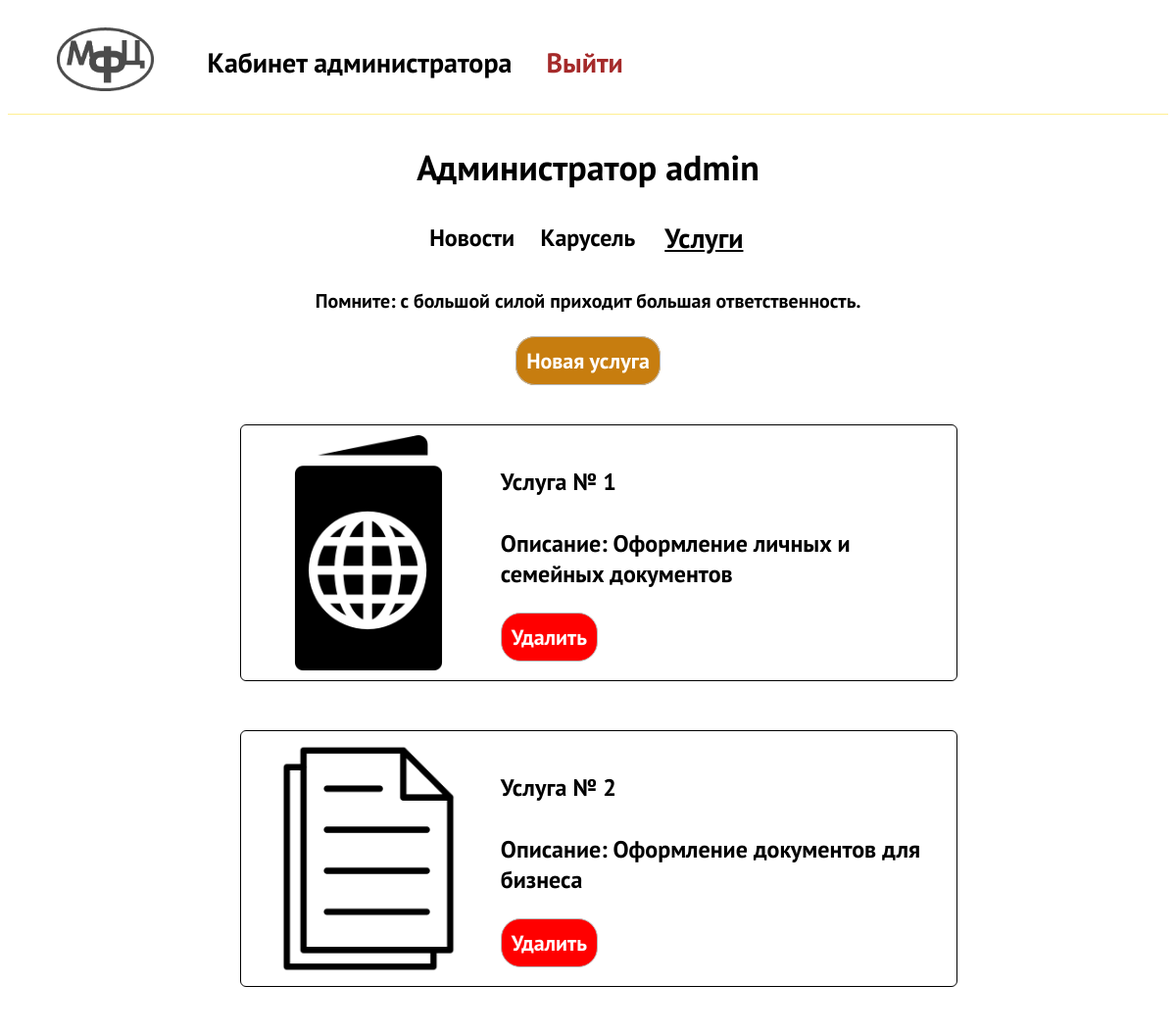
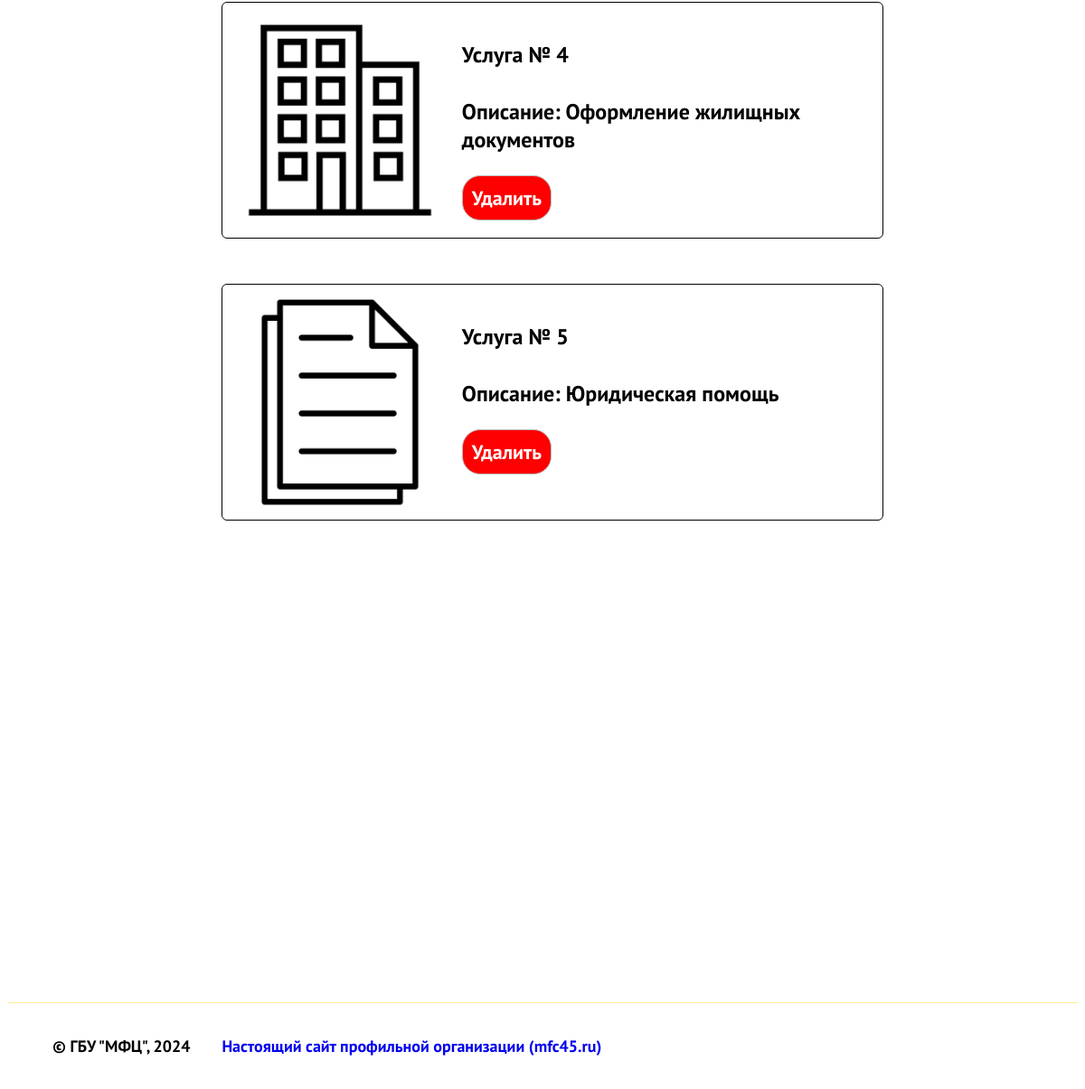
The app's page /admin/services.php (signed in) with its own data (2 pictures, top to bottom).
### tables this page shows
CREATE TABLE `services` (
  `id` int(11) NOT NULL,
  `imageaddress` varchar(128) NOT NULL,
  `description` varchar(75) NOT NULL
);

### admin/services.php (the view, shortened to what this page needs)
<!DOCTYPE html>
<html lang="en">
<head>
    <link rel="stylesheet" type="text/css" href="../css/rooms.css">
    <link rel="stylesheet" type="text/css" href="../css/style.css">
</head>
<body>
    <nav class="navbar">
        <ul>
            <li class="logo">
                <a href="adminlogin.php">
                    <img id="mfclogo" src = "../media/img/logobw.png" height="65" alt = "img">
                </a>
            </li>
            <li>
                <a href="adminroom.php" style="font-size: 28px;">
                    Кабинет администратора
                </a>
            </li>
            <li>
                <a href="logic/logout.php" style="font-size: 28px; color:brown">
                    Выйти
                </a>
            </li>
        </ul>
    </nav>
    <div class="adminzone">
    <?php
    require_once('logic/db.php');
    if (isset($_SESSION['admin_login']))
    {
        $login = $_SESSION['admin_login'];
        $sql = "SELECT * FROM `admins` WHERE login = '$login'";
        $result = $conn->query($sql);
        if ($result->num_rows > 0)
        {
            $row = $result->fetch_assoc();
            echo "<h2>Администратор  " . $row['login'] . "</h2>";
            echo '<div class = "sections">';
            echo '<a href="adminroom.php">Новости</a>';
            echo '<a href="carousel.php">Карусель</a>';
            echo '<a id = "selected" href="services.php">Услуги</a>';
            echo '</div>';
            echo '<div class = "addsomenews">';
            echo '<h5>Помните: с большой силой приходит большая ответственность.</h5>';
            echo '<a href="serviceadder.php">Новая услуга</a>';
            echo '</div>';
        }
        else
        {
            echo "Произошла ошибка при получении данных пользователя." . $conn->error;
        }
    }
    $sql = "SELECT * FROM `services`";
    $result = $conn->query($sql);
    if ($result -> num_rows > 0)
    {
        while ($row = mysqli_fetch_assoc($result))
        {
            echo '<div id="newscard" style="height: auto;">';
            echo '<img src="'. '../' . $row["imageaddress"] . '" height = "240" >';
            echo '<div id = "newscarddesc">';
            echo '<h4> Услуга № '. $row["id"]. '</h4> ';
            echo '<p> Описание: '. $row["description"]. '</p>';
            echo '<form method = "get" action = "logic/serviceremover.php">';
            echo '<button type = "submit" id = "submitbtn" style ="background-color:red;" >Удалить</button>';
            echo '</form>';
            echo '</div>';
            echo '</div>';
        }
    }
    else
    {
        echo '<p style = "text-align:center;" >Пока нет услуг.</p>';
    }
    ?>
    </div>
    <?php
        require_once('../headerfooter/footer.php');
    ?>
</body>
</html>

### headerfooter/footer.php
<footer class="footer">
<ul>
    <li>
        <p>&copy; ГБУ "МФЦ", 2024</p>
    </li>
    <li>
        <a href="https://www.mfc45.ru/" style="text-decoration: none;">
            <p>Настоящий сайт профильной организации (mfc45.ru)</p>
        </a>
    </li>
</footer>

### css/rooms.css (style rules this page uses)
.adminzone { font-size: 24px; font-family: "PT Sans Bold"; margin-bottom: 30px; }
.adminzone h2 { text-align: center; }
#newscard { border-radius: 6px; border: 1px solid black; height: auto; display: flex; width: auto; min-width: 60%; margin-left: 20%; margin-right: 20%; margin-top: 50px; font-size: 24px; font-family: "PT Sans Bold"; padding: 10px; }
#newscarddesc { margin-left: 15px; }
.addsomenews { text-align: center; font-size: 24px; font-family: "PT Sans Bold"; }
.addsomenews a { background-color: rgb(199, 125, 15); padding: 10px; color:white; font-size: 22px; font-family: "PT Sans Bold"; border-radius: 20px; border: 1px solid rgb(185, 185, 185); transition: all 0.3s; text-decoration: none; }
.sections { display: flex; display: grid; grid-template-columns: 1fr 1fr 1fr; width: 30%; align-items: center; margin-left: 35%; margin-right: 35%; text-align: center; margin-bottom: 30px; }
.sections a { text-decoration: none; color: black; }
#selected { font-size: 28px; text-decoration: underline; }

### css/style.css (style rules this page uses)
.navbar { text-align: center; align-items: center; height: auto; width: 100%; background-color: rgb(255, 255, 255); color: black; font-size: 18px; font-family: "Circe Bold"; border-bottom: 1px solid rgba(255, 217, 0, 0.432); }
.navbar ul { align-items: center; display: flex; list-style-type: none; }
.navbar ul li { padding-top: 10px; padding-left: 10px; padding-right: 25px; font-size: 18px; font-family: "PT Sans Bold"; color: black; list-style-type: none; text-align: center; align-items: center; }
.logo { margin-right: 20px; }
#mfclogo { transition: all 0.3s; }
.navbar ul li a { text-decoration: none; color: black }
#submitbtn { background-color: rgb(199, 125, 15); padding: 10px; color:white; font-size: 22px; font-family: "PT Sans Bold"; border-radius: 20px; border: 1px solid rgb(185, 185, 185); transition: all 0.3s; }
.footer { margin-top: 45%; background-color: rgb(255, 255, 255); color: black; font-size: 18px; font-family: "PT Sans Bold"; border-top: 1px solid rgba(255, 217, 0, 0.432); }
.footer ul { align-items: center; display: flex; list-style-type: none; }
.footer ul li { padding-left: 10px; padding-right: 25px; font-size: 18px; font-family: "PT Sans Bold"; color: black; list-style-type: none; text-align: center; align-items: center; }

### records on screen
services: imageaddress (picture), id "1", description "Оформление личных и семейных документов"
services: imageaddress (picture), id "2", description "Оформление документов для бизнеса"
services: imageaddress (picture), id "4", description "Оформление жилищных документов"
services: imageaddress (picture), id "5", description "Юридическая помощь"

### other values on screen
$row['login'] "admin"
